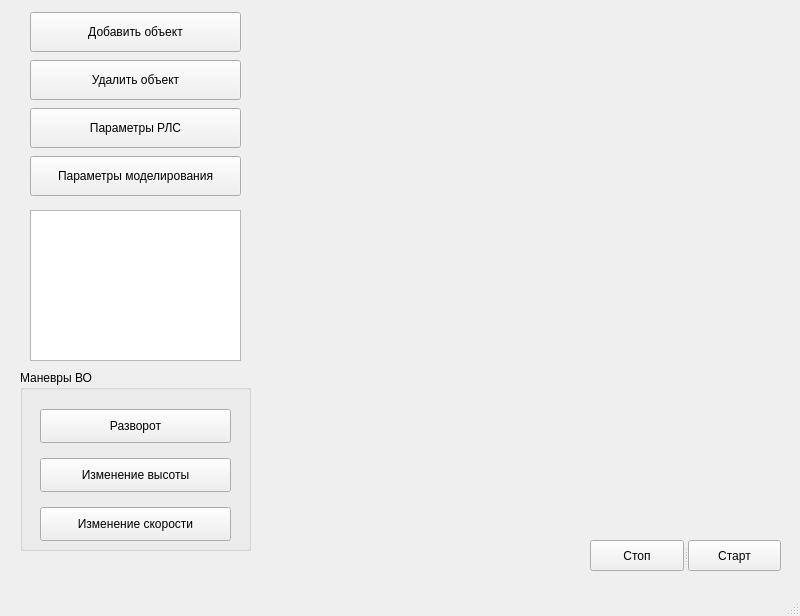
<?xml version="1.0" encoding="UTF-8"?>
<ui version="4.0">
 <class>GUI</class>
 <widget class="QMainWindow" name="GUI">
  <property name="geometry">
   <rect>
    <x>0</x>
    <y>0</y>
    <width>800</width>
    <height>616</height>
   </rect>
  </property>
  <property name="windowTitle">
   <string>MainWindow</string>
  </property>
  <widget class="QWidget" name="centralwidget">
   <widget class="GLWidget" name="widget" native="true">
    <property name="geometry">
     <rect>
      <x>289</x>
      <y>29</y>
      <width>491</width>
      <height>491</height>
     </rect>
    </property>
   </widget>
   <widget class="QGroupBox" name="groupBox">
    <property name="geometry">
     <rect>
      <x>20</x>
      <y>370</y>
      <width>231</width>
      <height>181</height>
     </rect>
    </property>
    <property name="title">
     <string>Маневры ВО</string>
    </property>
    <widget class="QWidget" name="verticalLayoutWidget">
     <property name="geometry">
      <rect>
       <x>20</x>
       <y>30</y>
       <width>191</width>
       <height>151</height>
      </rect>
     </property>
     <layout class="QVBoxLayout" name="verticalLayout_2">
      <item>
       <widget class="QPushButton" name="pushButton_4">
        <property name="sizePolicy">
         <sizepolicy hsizetype="Minimum" vsizetype="Preferred">
          <horstretch>0</horstretch>
          <verstretch>0</verstretch>
         </sizepolicy>
        </property>
        <property name="maximumSize">
         <size>
          <width>16777215</width>
          <height>34</height>
         </size>
        </property>
        <property name="text">
         <string>Разворот</string>
        </property>
       </widget>
      </item>
      <item>
       <widget class="QPushButton" name="pushButton_6">
        <property name="sizePolicy">
         <sizepolicy hsizetype="Minimum" vsizetype="Preferred">
          <horstretch>0</horstretch>
          <verstretch>0</verstretch>
         </sizepolicy>
        </property>
        <property name="maximumSize">
         <size>
          <width>16777215</width>
          <height>34</height>
         </size>
        </property>
        <property name="text">
         <string>Изменение высоты</string>
        </property>
       </widget>
      </item>
      <item>
       <widget class="QPushButton" name="pushButton_5">
        <property name="sizePolicy">
         <sizepolicy hsizetype="Minimum" vsizetype="Preferred">
          <horstretch>0</horstretch>
          <verstretch>0</verstretch>
         </sizepolicy>
        </property>
        <property name="maximumSize">
         <size>
          <width>16777215</width>
          <height>34</height>
         </size>
        </property>
        <property name="text">
         <string>Изменение скорости</string>
        </property>
       </widget>
      </item>
     </layout>
    </widget>
   </widget>
   <widget class="QListWidget" name="listWidget">
    <property name="geometry">
     <rect>
      <x>30</x>
      <y>210</y>
      <width>211</width>
      <height>151</height>
     </rect>
    </property>
   </widget>
   <widget class="QWidget" name="">
    <property name="geometry">
     <rect>
      <x>30</x>
      <y>10</y>
      <width>211</width>
      <height>191</height>
     </rect>
    </property>
    <layout class="QVBoxLayout" name="verticalLayout">
     <item>
      <widget class="QPushButton" name="pushButton">
       <property name="enabled">
        <bool>true</bool>
       </property>
       <property name="sizePolicy">
        <sizepolicy hsizetype="Minimum" vsizetype="Preferred">
         <horstretch>0</horstretch>
         <verstretch>0</verstretch>
        </sizepolicy>
       </property>
       <property name="maximumSize">
        <size>
         <width>16777215</width>
         <height>40</height>
        </size>
       </property>
       <property name="text">
        <string>Добавить объект</string>
       </property>
      </widget>
     </item>
     <item>
      <widget class="QPushButton" name="pushButton_7">
       <property name="sizePolicy">
        <sizepolicy hsizetype="Minimum" vsizetype="Preferred">
         <horstretch>0</horstretch>
         <verstretch>0</verstretch>
        </sizepolicy>
       </property>
       <property name="maximumSize">
        <size>
         <width>16777215</width>
         <height>40</height>
        </size>
       </property>
       <property name="text">
        <string>Удалить объект</string>
       </property>
      </widget>
     </item>
     <item>
      <widget class="QPushButton" name="pushButton_3">
       <property name="sizePolicy">
        <sizepolicy hsizetype="Minimum" vsizetype="Preferred">
         <horstretch>0</horstretch>
         <verstretch>0</verstretch>
        </sizepolicy>
       </property>
       <property name="maximumSize">
        <size>
         <width>16777215</width>
         <height>40</height>
        </size>
       </property>
       <property name="text">
        <string>Параметры РЛС</string>
       </property>
      </widget>
     </item>
     <item>
      <widget class="QPushButton" name="pushButton_9">
       <property name="sizePolicy">
        <sizepolicy hsizetype="Minimum" vsizetype="Preferred">
         <horstretch>0</horstretch>
         <verstretch>0</verstretch>
        </sizepolicy>
       </property>
       <property name="maximumSize">
        <size>
         <width>16777215</width>
         <height>40</height>
        </size>
       </property>
       <property name="text">
        <string>Параметры моделирования</string>
       </property>
      </widget>
     </item>
    </layout>
   </widget>
   <widget class="QSplitter" name="splitter">
    <property name="geometry">
     <rect>
      <x>590</x>
      <y>540</y>
      <width>191</width>
      <height>31</height>
     </rect>
    </property>
    <property name="sizePolicy">
     <sizepolicy hsizetype="Expanding" vsizetype="Maximum">
      <horstretch>0</horstretch>
      <verstretch>0</verstretch>
     </sizepolicy>
    </property>
    <property name="maximumSize">
     <size>
      <width>16777215</width>
      <height>35</height>
     </size>
    </property>
    <property name="orientation">
     <enum>Qt::Horizontal</enum>
    </property>
    <widget class="QPushButton" name="pushButton_8">
     <property name="sizePolicy">
      <sizepolicy hsizetype="Minimum" vsizetype="Maximum">
       <horstretch>0</horstretch>
       <verstretch>0</verstretch>
      </sizepolicy>
     </property>
     <property name="maximumSize">
      <size>
       <width>16777215</width>
       <height>35</height>
      </size>
     </property>
     <property name="text">
      <string>Стоп</string>
     </property>
    </widget>
    <widget class="QPushButton" name="pushButton_2">
     <property name="sizePolicy">
      <sizepolicy hsizetype="Minimum" vsizetype="Maximum">
       <horstretch>0</horstretch>
       <verstretch>0</verstretch>
      </sizepolicy>
     </property>
     <property name="maximumSize">
      <size>
       <width>16777215</width>
       <height>35</height>
      </size>
     </property>
     <property name="text">
      <string>Старт</string>
     </property>
    </widget>
   </widget>
  </widget>
  <widget class="QMenuBar" name="menubar">
   <property name="geometry">
    <rect>
     <x>0</x>
     <y>0</y>
     <width>800</width>
     <height>22</height>
    </rect>
   </property>
  </widget>
  <widget class="QStatusBar" name="statusbar"/>
 </widget>
 <customwidgets>
  <customwidget>
   <class>GLWidget</class>
   <extends>QWidget</extends>
   <header>glwidget.h</header>
   <container>1</container>
  </customwidget>
 </customwidgets>
 <resources/>
 <connections/>
</ui>
